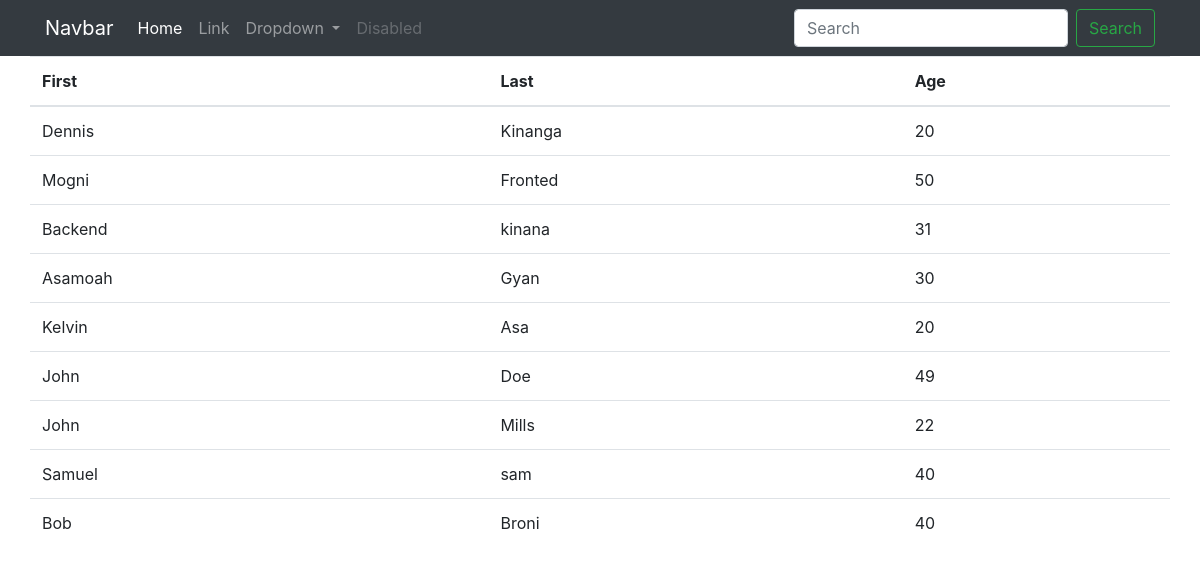
The page / on the database its author committed.
### base/models.py (models this page shows, shortened)
class Data(models.Model):
    first_name = models.CharField(max_length=100)
    last_name = models.CharField(max_length=100)
    age = models.PositiveBigIntegerField(default=0)

### base/views.py (the view)
# urls.py: path('', views.index, name='index'),
def index(request):
    if 'q' in request.GET :
        q = request.GET['q']
        multiple_q = Q(Q(first_name__icontains=q) | Q(last_name__icontains=q) | Q(age__icontains=q) )
        data = Data.objects.filter(multiple_q)
    else:
       data = Data.objects.all()
    context = {'data' : data}
    return render(request, "dashboard/index.html", context)

### templates/dashboard/index.html
{% extends 'partials/base.html' %}
{% block content %}
<table class="table">
    <thead>
      <tr>
        <th scope="col">First</th>
        <th scope="col">Last</th>
        <th scope="col">Age</th>
      </tr>
    </thead>
    <tbody>
        {% for data in data  %}
      <tr>
        <td>{{data.first_name}}</td>
        <td>{{data.last_name}}</td>
        <td>{{data.age}}</td>
      </tr>
      {% endfor %}
    </tbody>
  </table>
{% endblock content %}

### templates/partials/base.html (shortened to what this page needs)
<!doctype html>
<html lang="en">
  <head>
    <link rel="stylesheet" href="https://cdn.jsdelivr.net/npm/bootstrap@4.6.2/dist/css/bootstrap.min.css">
  </head>
  <body>
   {% include 'partials/nav.html' %}
   <div class="container">
    <div class="row">
      {% block content %}
      {% endblock content %}
    </div>
   </div>
  </body>
</html>

### templates/partials/nav.html (shortened to what this page needs)
<nav class="navbar navbar-expand-lg navbar-dark bg-dark">
    <div class="container">
    <a class="navbar-brand" href="{% url 'index' %}">Navbar</a>
    <div class="collapse navbar-collapse" id="navbarSupportedContent">
      <ul class="navbar-nav mr-auto">
        <li class="nav-item active">
          <a class="nav-link" href="#">Home <span class="sr-only">(current)</span></a>
        </li>
        <li class="nav-item">
          <a class="nav-link" href="#">Link</a>
        </li>
        <li class="nav-item dropdown">
          <a class="nav-link dropdown-toggle" href="#" role="button" data-toggle="dropdown" aria-expanded="false">
            Dropdown
          </a>
        </li>
        <li class="nav-item">
          <a class="nav-link disabled">Disabled</a>
        </li>
      </ul>
      <form class="form-inline my-2 my-lg-0">
        <input class="form-control mr-sm-2" name="q" type="search" placeholder="Search" aria-label="Search">
        <button class="btn btn-outline-success my-2 my-sm-0" type="submit">Search</button>
      </form>
    </div>
   </div>
  </nav>

### rows shown on the page
Data: first_name "Dennis", last_name "Kinanga", age "20"
Data: first_name "Mogni", last_name "Fronted", age "50"
Data: first_name "Backend", last_name "kinana", age "31"
Data: first_name "Asamoah", last_name "Gyan", age "30"
Data: first_name "Kelvin", last_name "Asa", age "20"
Data: first_name "John", last_name "Doe", age "49"
Data: first_name "John", last_name "Mills", age "22"
Data: first_name "Samuel", last_name "sam", age "40"
Data: first_name "Bob", last_name "Broni", age "40"
